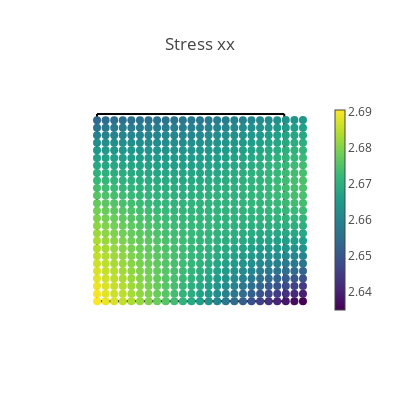
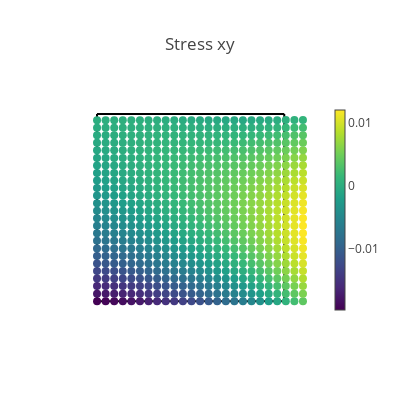
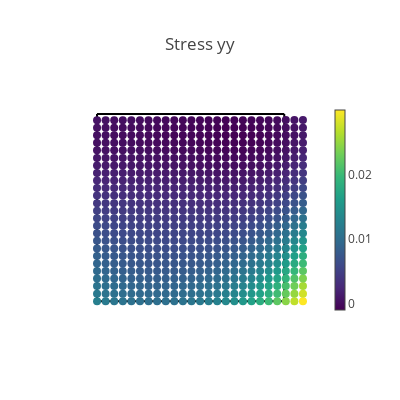
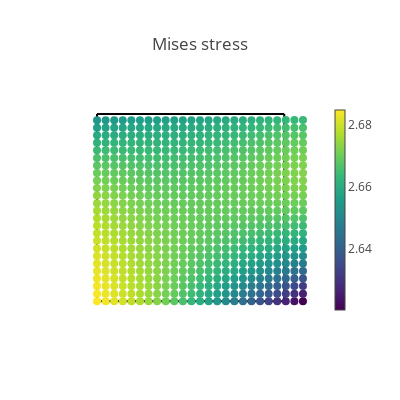

Source (notebook cell) for these figures, in order:
### Markdown cell above
## Visualization of results

### Code cell
# Create a validation domain different from the training domain
val_x, val_y = np.meshgrid(np.linspace(0, L, 25), np.linspace(0, L, 25))
val_domain = np.vstack([val_x.ravel(), val_y.ravel()]).T
val = torch.tensor(val_domain, requires_grad=True).double()

# Compute model predictions on the validation domain
disp = net(val)
def_val = val + disp
stress = torch.vmap(sigma)(val)
mises = torch.sqrt(
    stress[:, 0, 0] ** 2
    + stress[:, 1, 1] ** 2
    - stress[:, 0, 0] * stress[:, 1, 1]
    + 3 * stress[:, 0, 1] ** 2
)
# print([loss.item() for loss in compute_les(val)])

@torch.no_grad()
def make_plot(x, y, variable, title, cmap=sequential.Viridis, size=8.0):
    fig = go.Figure()

    # Plot boundaries
    m = dict(color="black")
    fig.add_trace(go.Scatter(x=top[:, 0], y=top[:, 1], mode="lines", marker=m))
    fig.add_trace(go.Scatter(x=bottom[:, 0], y=bottom[:, 1], mode="lines", marker=m))
    fig.add_trace(go.Scatter(x=left[:, 0], y=left[:, 1], mode="lines", marker=m))
    fig.add_trace(go.Scatter(x=right[:, 0], y=right[:, 1], mode="lines", marker=m))

    # Plot variable values
    m = dict(color=variable, colorscale=cmap, size=size, colorbar=dict(thickness=10))
    fig.add_trace(go.Scatter(x=x, y=y, marker=m, mode="markers"))

    # plot settings
    fig.layout.yaxis.scaleanchor = "x"
    fig.update_layout(
        template="none", width=400, height=400, title=title, showlegend=False
    )
    fig.update_xaxes(visible=False)
    fig.update_yaxes(visible=False)
    fig.show()


# Compute data error
s_pred = torch.vmap(sigma)(val)
ds_xx = (MU*(3*LBD+2*MU))/(LBD+MU) * EPS0 - s_pred[:,0, 0]
print("Young's modulus is ",(MU*(3*LBD+2*MU))/(LBD+MU)) #Young's modulus 
ds_yy = s_pred[:, 1, 1]
ds_xy = s_pred[:, 0, 1]
ds_xx_pct = torch.abs(((MU*(3*LBD+2*MU))/(LBD+MU) * EPS0 - s_pred[:,0, 0])) / ((MU*(3*LBD+2*MU))/(LBD+MU) * EPS0) *100


with torch.autograd.no_grad():
    print("MAX_value for stress_xx error is", torch.max(ds_xx_pct))
    print("MAX_value for stress_yy error is", torch.max(ds_yy))
    print("MAX_value for stress_xy error is", torch.max(ds_xy))
    print("MEAN for stress_xx error is", torch.std_mean(ds_xx_pct))
    print("MEAN for stress_yy error is", torch.std_mean(ds_yy))
    print("MEAN for stress_xy error is", torch.std_mean(ds_xy))
    ds_xx_np = ds_xx_pct.numpy()
    ds_yy_np = ds_yy.numpy()
    ds_xy_np = ds_xy.numpy()
    print("75%-Quantile for stress_xx error is", np.quantile(ds_xx_pct, .75))
    print("75%-Quantile for stress_yy error is", np.quantile(ds_yy_np, .75))
    print("75%-Quantile for stress_xy error is", np.quantile(ds_xy_np, .75))


# Plot stresses
make_plot(*def_val.T, stress[:, 0, 0], "Stress xx")
make_plot(*def_val.T, stress[:, 0, 1], "Stress xy")
make_plot(*def_val.T, stress[:, 1, 1], "Stress yy")
make_plot(*def_val.T, mises, "Mises stress")

# Plot displacements
make_plot(*def_val.T, disp[:, 0], "Displacement in x", cmap=sequential.Inferno)
make_plot(*def_val.T, disp[:, 1], "Displacement in y", cmap=sequential.Inferno)

# Plot stress errors
cmap = sequential.RdBu_r
make_plot(*val[:, 0:2].T, ds_xx, "Stress error xx", size=2.0, cmap=cmap)
make_plot(*val[:, 0:2].T, ds_yy, "Stress error yy", size=2.0, cmap=cmap)
make_plot(*val[:, 0:2].T, ds_xy, "Stress error xy", size=2.0, cmap=cmap)
make_plot(*val[:, 0:2].T, ds_xx_pct, "Stress error xx in %", size=2.0, cmap=cmap)

### Figure 1 — Plotly figure (JSON) as saved in the notebook; plotly's stock layout.template omitted (floating-point values rounded to 4 significant figures; data arrays with more than 128 entries replaced by an {"elided": "..."} marker saying what was removed)
{"data": [{"marker": {"color": "black"}, "mode": "lines", "type": "scatter", "x": [0, 0.04167, 0.08333, 0.125, 0.1667, 0.2083, 0.25, 0.2917, 0.3333, 0.375, 0.4167, 0.4583, 0.5, 0.5417, 0.5833, 0.625, 0.6667, 0.7083, 0.75, 0.7917, 0.8333, 0.875, 0.9167, 0.9583, 1], "y": [1, 1, 1, 1, 1, 1, 1, 1, 1, 1, 1, 1, 1, 1, 1, 1, 1, 1, 1, 1, 1, 1, 1, 1, 1]}, {"marker": {"color": "black"}, "mode": "lines", "type": "scatter", "x": [0, 0.04167, 0.08333, 0.125, 0.1667, 0.2083, 0.25, 0.2917, 0.3333, 0.375, 0.4167, 0.4583, 0.5, 0.5417, 0.5833, 0.625, 0.6667, 0.7083, 0.75, 0.7917, 0.8333, 0.875, 0.9167, 0.9583, 1], "y": [0, 0, 0, 0, 0, 0, 0, 0, 0, 0, 0, 0, 0, 0, 0, 0, 0, 0, 0, 0, 0, 0, 0, 0, 0]}, {"marker": {"color": "black"}, "mode": "lines", "type": "scatter", "x": [0, 0, 0, 0, 0, 0, 0, 0, 0, 0, 0, 0, 0, 0, 0, 0, 0, 0, 0, 0, 0, 0, 0, 0, 0], "y": [0, 0.04167, 0.08333, 0.125, 0.1667, 0.2083, 0.25, 0.2917, 0.3333, 0.375, 0.4167, 0.4583, 0.5, 0.5417, 0.5833, 0.625, 0.6667, 0.7083, 0.75, 0.7917, 0.8333, 0.875, 0.9167, 0.9583, 1]}, {"marker": {"color": "black"}, "mode": "lines", "type": "scatter", "x": [1, 1, 1, 1, 1, 1, 1, 1, 1, 1, 1, 1, 1, 1, 1, 1, 1, 1, 1, 1, 1, 1, 1, 1, 1], "y": [0, 0.04167, 0.08333, 0.125, 0.1667, 0.2083, 0.25, 0.2917, 0.3333, 0.375, 0.4167, 0.4583, 0.5, 0.5417, 0.5833, 0.625, 0.6667, 0.7083, 0.75, 0.7917, 0.8333, 0.875, 0.9167, 0.9583, 1]}, {"marker": {"color": {"elided": "625 float values"}, "colorbar": {"thickness": 10}, "colorscale": [[0, "#440154"], [0.1111, "#482878"], [0.2222, "#3e4989"], [0.3333, "#31688e"], [0.4444, "#26828e"], [0.5556, "#1f9e89"], [0.6667, "#35b779"], [0.7778, "#6ece58"], [0.8889, "#b5de2b"], [1, "#fde725"]], "size": 8}, "mode": "markers", "type": "scatter", "x": {"elided": "625 float values"}, "y": {"elided": "625 float values"}}], "layout": {"height": 400, "showlegend": false, "title": {"text": "Stress xx"}, "width": 400, "xaxis": {"visible": false}, "yaxis": {"scaleanchor": "x", "visible": false}}}

### Figure 2 — Plotly figure (JSON) as saved in the notebook; plotly's stock layout.template omitted (floating-point values rounded to 4 significant figures; data arrays with more than 128 entries replaced by an {"elided": "..."} marker saying what was removed)
{"data": [{"marker": {"color": "black"}, "mode": "lines", "type": "scatter", "x": [0, 0.04167, 0.08333, 0.125, 0.1667, 0.2083, 0.25, 0.2917, 0.3333, 0.375, 0.4167, 0.4583, 0.5, 0.5417, 0.5833, 0.625, 0.6667, 0.7083, 0.75, 0.7917, 0.8333, 0.875, 0.9167, 0.9583, 1], "y": [1, 1, 1, 1, 1, 1, 1, 1, 1, 1, 1, 1, 1, 1, 1, 1, 1, 1, 1, 1, 1, 1, 1, 1, 1]}, {"marker": {"color": "black"}, "mode": "lines", "type": "scatter", "x": [0, 0.04167, 0.08333, 0.125, 0.1667, 0.2083, 0.25, 0.2917, 0.3333, 0.375, 0.4167, 0.4583, 0.5, 0.5417, 0.5833, 0.625, 0.6667, 0.7083, 0.75, 0.7917, 0.8333, 0.875, 0.9167, 0.9583, 1], "y": [0, 0, 0, 0, 0, 0, 0, 0, 0, 0, 0, 0, 0, 0, 0, 0, 0, 0, 0, 0, 0, 0, 0, 0, 0]}, {"marker": {"color": "black"}, "mode": "lines", "type": "scatter", "x": [0, 0, 0, 0, 0, 0, 0, 0, 0, 0, 0, 0, 0, 0, 0, 0, 0, 0, 0, 0, 0, 0, 0, 0, 0], "y": [0, 0.04167, 0.08333, 0.125, 0.1667, 0.2083, 0.25, 0.2917, 0.3333, 0.375, 0.4167, 0.4583, 0.5, 0.5417, 0.5833, 0.625, 0.6667, 0.7083, 0.75, 0.7917, 0.8333, 0.875, 0.9167, 0.9583, 1]}, {"marker": {"color": "black"}, "mode": "lines", "type": "scatter", "x": [1, 1, 1, 1, 1, 1, 1, 1, 1, 1, 1, 1, 1, 1, 1, 1, 1, 1, 1, 1, 1, 1, 1, 1, 1], "y": [0, 0.04167, 0.08333, 0.125, 0.1667, 0.2083, 0.25, 0.2917, 0.3333, 0.375, 0.4167, 0.4583, 0.5, 0.5417, 0.5833, 0.625, 0.6667, 0.7083, 0.75, 0.7917, 0.8333, 0.875, 0.9167, 0.9583, 1]}, {"marker": {"color": {"elided": "625 float values"}, "colorbar": {"thickness": 10}, "colorscale": [[0, "#440154"], [0.1111, "#482878"], [0.2222, "#3e4989"], [0.3333, "#31688e"], [0.4444, "#26828e"], [0.5556, "#1f9e89"], [0.6667, "#35b779"], [0.7778, "#6ece58"], [0.8889, "#b5de2b"], [1, "#fde725"]], "size": 8}, "mode": "markers", "type": "scatter", "x": {"elided": "625 float values"}, "y": {"elided": "625 float values"}}], "layout": {"height": 400, "showlegend": false, "title": {"text": "Stress xy"}, "width": 400, "xaxis": {"visible": false}, "yaxis": {"scaleanchor": "x", "visible": false}}}

### Figure 3 — Plotly figure (JSON) as saved in the notebook; plotly's stock layout.template omitted (floating-point values rounded to 4 significant figures; data arrays with more than 128 entries replaced by an {"elided": "..."} marker saying what was removed)
{"data": [{"marker": {"color": "black"}, "mode": "lines", "type": "scatter", "x": [0, 0.04167, 0.08333, 0.125, 0.1667, 0.2083, 0.25, 0.2917, 0.3333, 0.375, 0.4167, 0.4583, 0.5, 0.5417, 0.5833, 0.625, 0.6667, 0.7083, 0.75, 0.7917, 0.8333, 0.875, 0.9167, 0.9583, 1], "y": [1, 1, 1, 1, 1, 1, 1, 1, 1, 1, 1, 1, 1, 1, 1, 1, 1, 1, 1, 1, 1, 1, 1, 1, 1]}, {"marker": {"color": "black"}, "mode": "lines", "type": "scatter", "x": [0, 0.04167, 0.08333, 0.125, 0.1667, 0.2083, 0.25, 0.2917, 0.3333, 0.375, 0.4167, 0.4583, 0.5, 0.5417, 0.5833, 0.625, 0.6667, 0.7083, 0.75, 0.7917, 0.8333, 0.875, 0.9167, 0.9583, 1], "y": [0, 0, 0, 0, 0, 0, 0, 0, 0, 0, 0, 0, 0, 0, 0, 0, 0, 0, 0, 0, 0, 0, 0, 0, 0]}, {"marker": {"color": "black"}, "mode": "lines", "type": "scatter", "x": [0, 0, 0, 0, 0, 0, 0, 0, 0, 0, 0, 0, 0, 0, 0, 0, 0, 0, 0, 0, 0, 0, 0, 0, 0], "y": [0, 0.04167, 0.08333, 0.125, 0.1667, 0.2083, 0.25, 0.2917, 0.3333, 0.375, 0.4167, 0.4583, 0.5, 0.5417, 0.5833, 0.625, 0.6667, 0.7083, 0.75, 0.7917, 0.8333, 0.875, 0.9167, 0.9583, 1]}, {"marker": {"color": "black"}, "mode": "lines", "type": "scatter", "x": [1, 1, 1, 1, 1, 1, 1, 1, 1, 1, 1, 1, 1, 1, 1, 1, 1, 1, 1, 1, 1, 1, 1, 1, 1], "y": [0, 0.04167, 0.08333, 0.125, 0.1667, 0.2083, 0.25, 0.2917, 0.3333, 0.375, 0.4167, 0.4583, 0.5, 0.5417, 0.5833, 0.625, 0.6667, 0.7083, 0.75, 0.7917, 0.8333, 0.875, 0.9167, 0.9583, 1]}, {"marker": {"color": {"elided": "625 float values"}, "colorbar": {"thickness": 10}, "colorscale": [[0, "#440154"], [0.1111, "#482878"], [0.2222, "#3e4989"], [0.3333, "#31688e"], [0.4444, "#26828e"], [0.5556, "#1f9e89"], [0.6667, "#35b779"], [0.7778, "#6ece58"], [0.8889, "#b5de2b"], [1, "#fde725"]], "size": 8}, "mode": "markers", "type": "scatter", "x": {"elided": "625 float values"}, "y": {"elided": "625 float values"}}], "layout": {"height": 400, "showlegend": false, "title": {"text": "Stress yy"}, "width": 400, "xaxis": {"visible": false}, "yaxis": {"scaleanchor": "x", "visible": false}}}

### Figure 4 — Plotly figure (JSON) as saved in the notebook; plotly's stock layout.template omitted (floating-point values rounded to 4 significant figures; data arrays with more than 128 entries replaced by an {"elided": "..."} marker saying what was removed)
{"data": [{"marker": {"color": "black"}, "mode": "lines", "type": "scatter", "x": [0, 0.04167, 0.08333, 0.125, 0.1667, 0.2083, 0.25, 0.2917, 0.3333, 0.375, 0.4167, 0.4583, 0.5, 0.5417, 0.5833, 0.625, 0.6667, 0.7083, 0.75, 0.7917, 0.8333, 0.875, 0.9167, 0.9583, 1], "y": [1, 1, 1, 1, 1, 1, 1, 1, 1, 1, 1, 1, 1, 1, 1, 1, 1, 1, 1, 1, 1, 1, 1, 1, 1]}, {"marker": {"color": "black"}, "mode": "lines", "type": "scatter", "x": [0, 0.04167, 0.08333, 0.125, 0.1667, 0.2083, 0.25, 0.2917, 0.3333, 0.375, 0.4167, 0.4583, 0.5, 0.5417, 0.5833, 0.625, 0.6667, 0.7083, 0.75, 0.7917, 0.8333, 0.875, 0.9167, 0.9583, 1], "y": [0, 0, 0, 0, 0, 0, 0, 0, 0, 0, 0, 0, 0, 0, 0, 0, 0, 0, 0, 0, 0, 0, 0, 0, 0]}, {"marker": {"color": "black"}, "mode": "lines", "type": "scatter", "x": [0, 0, 0, 0, 0, 0, 0, 0, 0, 0, 0, 0, 0, 0, 0, 0, 0, 0, 0, 0, 0, 0, 0, 0, 0], "y": [0, 0.04167, 0.08333, 0.125, 0.1667, 0.2083, 0.25, 0.2917, 0.3333, 0.375, 0.4167, 0.4583, 0.5, 0.5417, 0.5833, 0.625, 0.6667, 0.7083, 0.75, 0.7917, 0.8333, 0.875, 0.9167, 0.9583, 1]}, {"marker": {"color": "black"}, "mode": "lines", "type": "scatter", "x": [1, 1, 1, 1, 1, 1, 1, 1, 1, 1, 1, 1, 1, 1, 1, 1, 1, 1, 1, 1, 1, 1, 1, 1, 1], "y": [0, 0.04167, 0.08333, 0.125, 0.1667, 0.2083, 0.25, 0.2917, 0.3333, 0.375, 0.4167, 0.4583, 0.5, 0.5417, 0.5833, 0.625, 0.6667, 0.7083, 0.75, 0.7917, 0.8333, 0.875, 0.9167, 0.9583, 1]}, {"marker": {"color": {"elided": "625 float values"}, "colorbar": {"thickness": 10}, "colorscale": [[0, "#440154"], [0.1111, "#482878"], [0.2222, "#3e4989"], [0.3333, "#31688e"], [0.4444, "#26828e"], [0.5556, "#1f9e89"], [0.6667, "#35b779"], [0.7778, "#6ece58"], [0.8889, "#b5de2b"], [1, "#fde725"]], "size": 8}, "mode": "markers", "type": "scatter", "x": {"elided": "625 float values"}, "y": {"elided": "625 float values"}}], "layout": {"height": 400, "showlegend": false, "title": {"text": "Mises stress"}, "width": 400, "xaxis": {"visible": false}, "yaxis": {"scaleanchor": "x", "visible": false}}}
